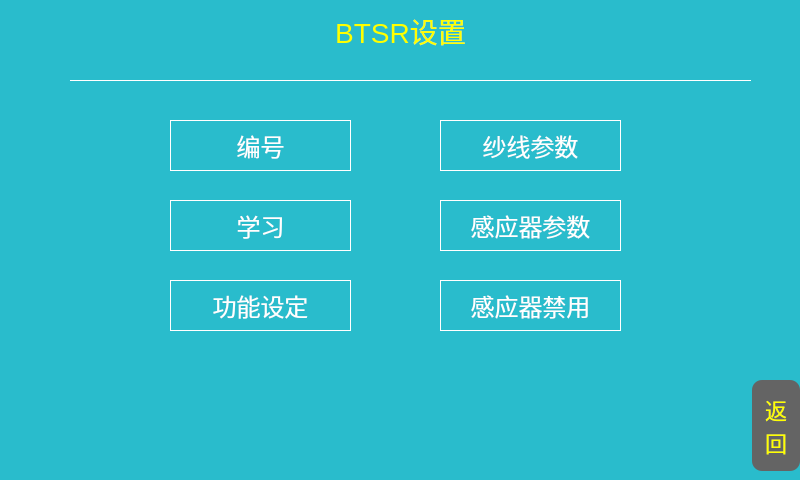
<?xml version="1.0" encoding="UTF-8"?>
<ui version="4.0">
 <class>BTSRMain</class>
 <widget class="QDialog" name="BTSRMain">
  <property name="geometry">
   <rect>
    <x>0</x>
    <y>0</y>
    <width>800</width>
    <height>480</height>
   </rect>
  </property>
  <property name="windowTitle">
   <string>Dialog</string>
  </property>
  <property name="styleSheet">
   <string notr="true">QWidget{
background-color: rgb(41, 188, 204);
}
QToolButton{
background-color:transparent;
color:white;
font-size:24px;
border:1px solid white;
}</string>
  </property>
  <widget class="Line" name="line">
   <property name="geometry">
    <rect>
     <x>70</x>
     <y>70</y>
     <width>681</width>
     <height>20</height>
    </rect>
   </property>
   <property name="styleSheet">
    <string notr="true">color: white;</string>
   </property>
   <property name="frameShadow">
    <enum>QFrame::Plain</enum>
   </property>
   <property name="orientation">
    <enum>Qt::Horizontal</enum>
   </property>
  </widget>
  <widget class="QLabel" name="label">
   <property name="geometry">
    <rect>
     <x>0</x>
     <y>0</y>
     <width>801</width>
     <height>61</height>
    </rect>
   </property>
   <property name="styleSheet">
    <string notr="true">color:yellow;
font-size:28px;</string>
   </property>
   <property name="text">
    <string>BTSR设置</string>
   </property>
   <property name="alignment">
    <set>Qt::AlignCenter</set>
   </property>
  </widget>
  <widget class="QToolButton" name="toolButton_setid">
   <property name="geometry">
    <rect>
     <x>170</x>
     <y>120</y>
     <width>181</width>
     <height>51</height>
    </rect>
   </property>
   <property name="text">
    <string>编号</string>
   </property>
   <property name="checkable">
    <bool>false</bool>
   </property>
   <property name="autoRaise">
    <bool>false</bool>
   </property>
  </widget>
  <widget class="QToolButton" name="toolButton_yarn_parameter">
   <property name="geometry">
    <rect>
     <x>440</x>
     <y>120</y>
     <width>181</width>
     <height>51</height>
    </rect>
   </property>
   <property name="text">
    <string>纱线参数</string>
   </property>
   <property name="checkable">
    <bool>false</bool>
   </property>
   <property name="autoRaise">
    <bool>false</bool>
   </property>
  </widget>
  <widget class="QToolButton" name="toolButton__study">
   <property name="geometry">
    <rect>
     <x>170</x>
     <y>200</y>
     <width>181</width>
     <height>51</height>
    </rect>
   </property>
   <property name="text">
    <string>学习</string>
   </property>
   <property name="checkable">
    <bool>false</bool>
   </property>
   <property name="autoRaise">
    <bool>false</bool>
   </property>
  </widget>
  <widget class="QToolButton" name="toolButton_sensor_parameter">
   <property name="geometry">
    <rect>
     <x>440</x>
     <y>200</y>
     <width>181</width>
     <height>51</height>
    </rect>
   </property>
   <property name="text">
    <string>感应器参数</string>
   </property>
   <property name="checkable">
    <bool>false</bool>
   </property>
   <property name="autoRaise">
    <bool>false</bool>
   </property>
  </widget>
  <widget class="QToolButton" name="toolButton_function_set">
   <property name="geometry">
    <rect>
     <x>170</x>
     <y>280</y>
     <width>181</width>
     <height>51</height>
    </rect>
   </property>
   <property name="text">
    <string>功能设定</string>
   </property>
   <property name="checkable">
    <bool>false</bool>
   </property>
   <property name="autoRaise">
    <bool>false</bool>
   </property>
  </widget>
  <widget class="QToolButton" name="toolButton_sensor_disable">
   <property name="geometry">
    <rect>
     <x>440</x>
     <y>280</y>
     <width>181</width>
     <height>51</height>
    </rect>
   </property>
   <property name="text">
    <string>感应器禁用</string>
   </property>
   <property name="checkable">
    <bool>false</bool>
   </property>
   <property name="autoRaise">
    <bool>false</bool>
   </property>
  </widget>
  <widget class="QPushButton" name="return_btn">
   <property name="geometry">
    <rect>
     <x>752</x>
     <y>380</y>
     <width>48</width>
     <height>91</height>
    </rect>
   </property>
   <property name="font">
    <font>
     <pointsize>-1</pointsize>
    </font>
   </property>
   <property name="styleSheet">
    <string notr="true">border-radius:10;background-color: rgb(100, 100, 100);font-size:22px;color:rgb(255, 255, 0);

</string>
   </property>
   <property name="text">
    <string>返
回</string>
   </property>
  </widget>
 </widget>
 <resources/>
 <connections/>
</ui>
